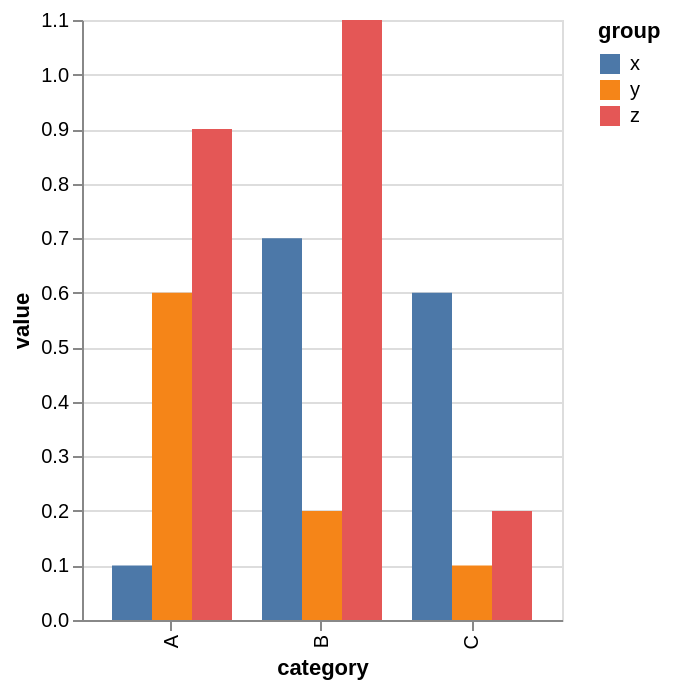

Vega-Lite specification stored for this chart:
### Vega specification from a JSON file in a GitHub repository (floating-point values rounded to 4 significant figures)
{"$schema": "https://vega.github.io/schema/vega/v5.json", "background": "white", "padding": 5, "height": 300, "style": "cell", "data": [{"name": "source_0", "values": [{"category": "A", "group": "x", "value": 0.1}, {"category": "A", "group": "y", "value": 0.6}, {"category": "A", "group": "z", "value": 0.9}, {"category": "B", "group": "x", "value": 0.7}, {"category": "B", "group": "y", "value": 0.2}, {"category": "B", "group": "z", "value": 1.1}, {"category": "C", "group": "x", "value": 0.6}, {"category": "C", "group": "y", "value": 0.1}, {"category": "C", "group": "z", "value": 0.2}]}, {"name": "data_0", "source": "source_0", "transform": [{"type": "stack", "groupby": ["category", "group"], "field": "value", "sort": {"field": [], "order": []}, "as": ["value_start", "value_end"], "offset": "zero"}, {"type": "filter", "expr": "isValid(datum[\"value\"]) && isFinite(+datum[\"value\"])"}]}], "signals": [{"name": "x_step", "update": "20 * bandspace(domain('xOffset').length, 0, 0) / (1-0.2)"}, {"name": "width", "update": "bandspace(domain('x').length, 0.2, 0.2) * x_step"}], "marks": [{"name": "marks", "type": "rect", "style": ["bar"], "from": {"data": "data_0"}, "encode": {"update": {"fill": {"scale": "color", "field": "group"}, "ariaRoleDescription": {"value": "bar"}, "description": {"signal": "\"category: \" + (isValid(datum[\"category\"]) ? datum[\"category\"] : \"\"+datum[\"category\"]) + \"; value: \" + (format(datum[\"value\"], \"\")) + \"; group: \" + (isValid(datum[\"group\"]) ? datum[\"group\"] : \"\"+datum[\"group\"])"}, "x": {"scale": "x", "field": "category", "offset": {"scale": "xOffset", "field": "group"}}, "width": {"signal": "max(0.25, bandwidth('xOffset'))"}, "y": {"scale": "y", "field": "value_end"}, "y2": {"scale": "y", "field": "value_start"}}}}], "scales": [{"name": "x", "type": "band", "domain": {"data": "data_0", "field": "category", "sort": true}, "range": {"step": {"signal": "x_step"}}, "paddingInner": 0.2, "paddingOuter": 0.2}, {"name": "y", "type": "linear", "domain": {"data": "data_0", "fields": ["value_start", "value_end"]}, "range": [{"signal": "height"}, 0], "nice": true, "zero": true}, {"name": "xOffset", "type": "band", "domain": {"data": "data_0", "field": "group", "sort": true}, "range": {"step": 20}}, {"name": "color", "type": "ordinal", "domain": {"data": "data_0", "field": "group", "sort": true}, "range": "category"}], "axes": [{"scale": "y", "orient": "left", "gridScale": "x", "grid": true, "tickCount": {"signal": "ceil(height/40)"}, "domain": false, "labels": false, "aria": false, "maxExtent": 0, "minExtent": 0, "ticks": false, "zindex": 0}, {"scale": "x", "orient": "bottom", "grid": false, "title": "category", "labelAlign": "right", "labelAngle": 270, "labelBaseline": "middle", "zindex": 0}, {"scale": "y", "orient": "left", "grid": false, "title": "value", "labelOverlap": true, "tickCount": {"signal": "ceil(height/40)"}, "zindex": 0}], "legends": [{"fill": "color", "symbolType": "square", "title": "group"}]}
